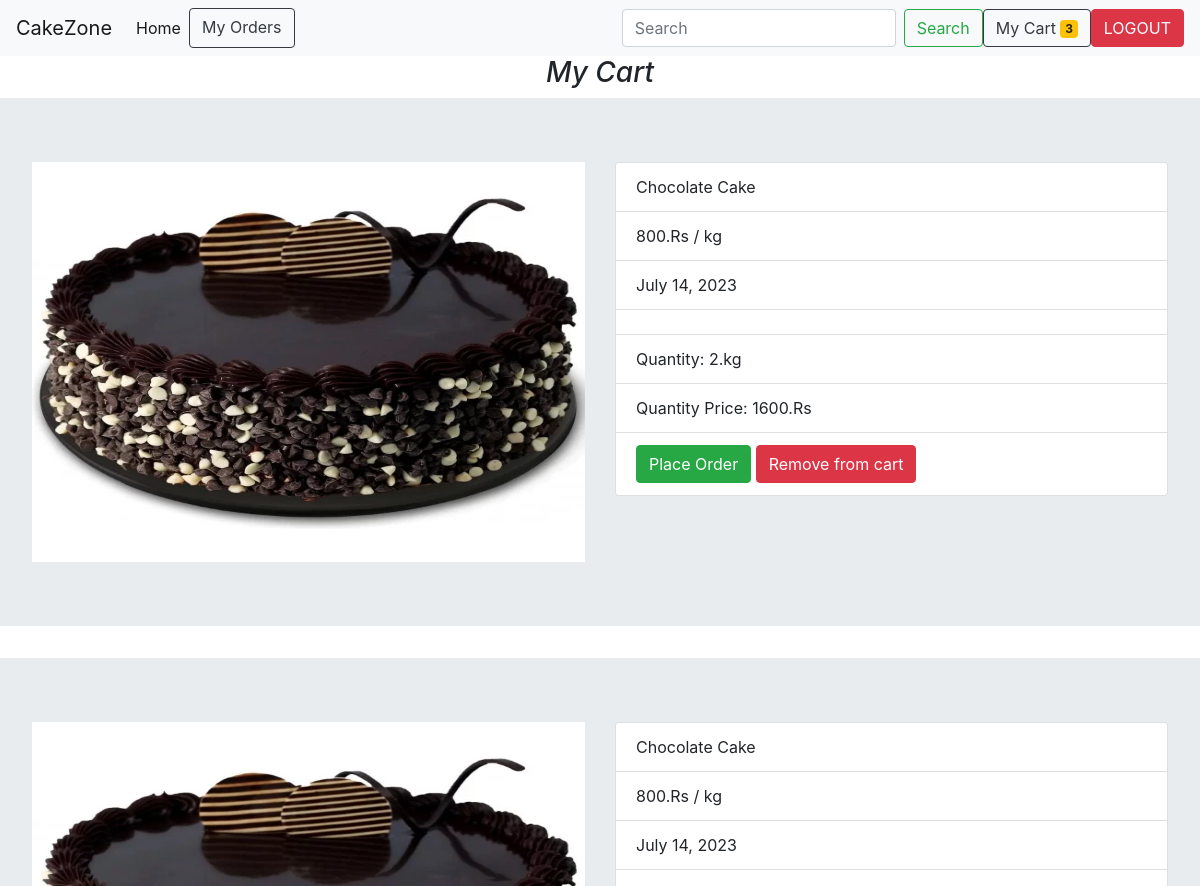
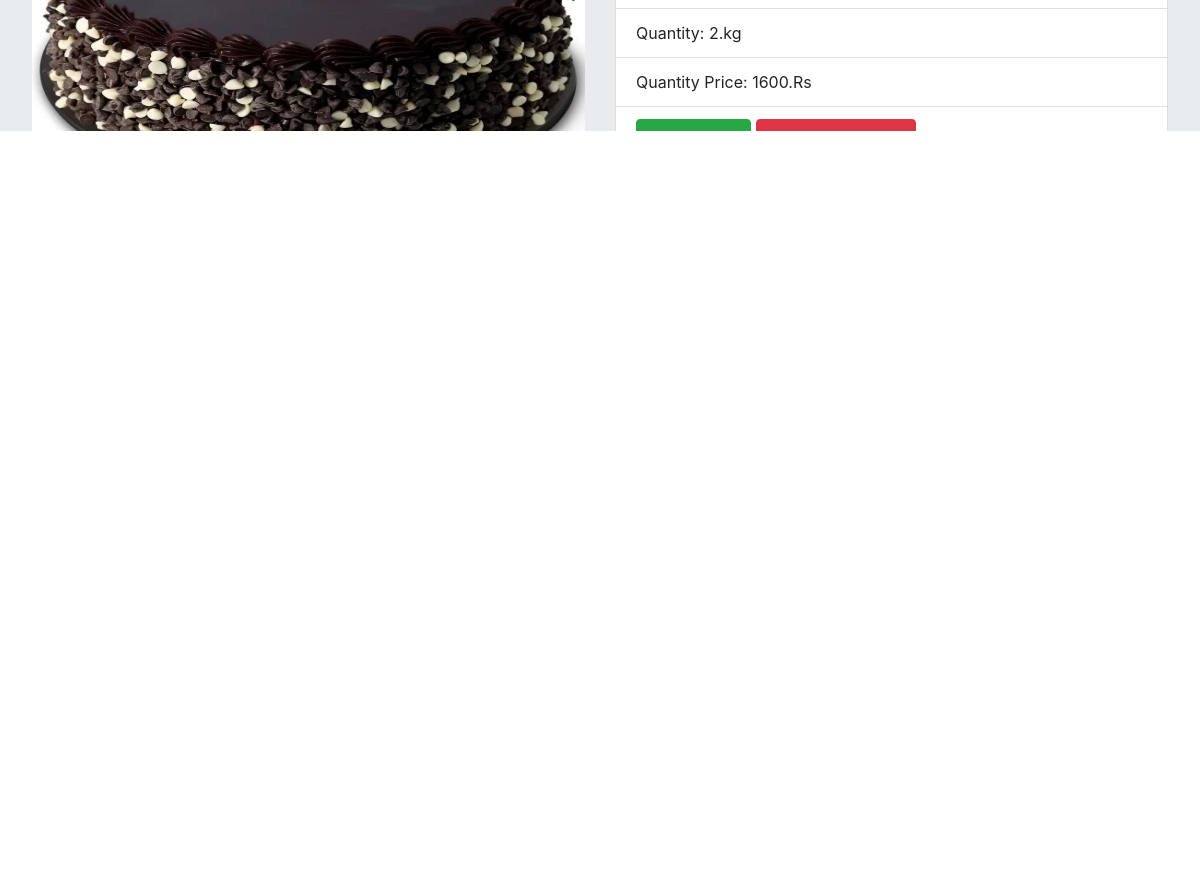
Before: /cust/cartv (signed in) with the older database file (2 pictures, top to bottom).
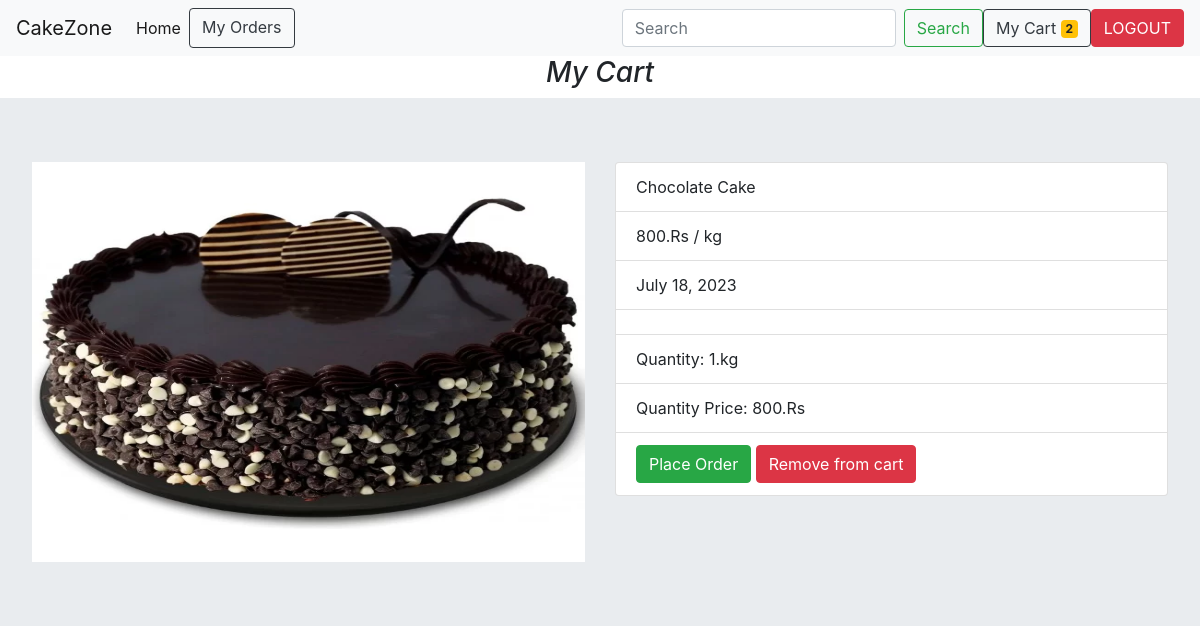
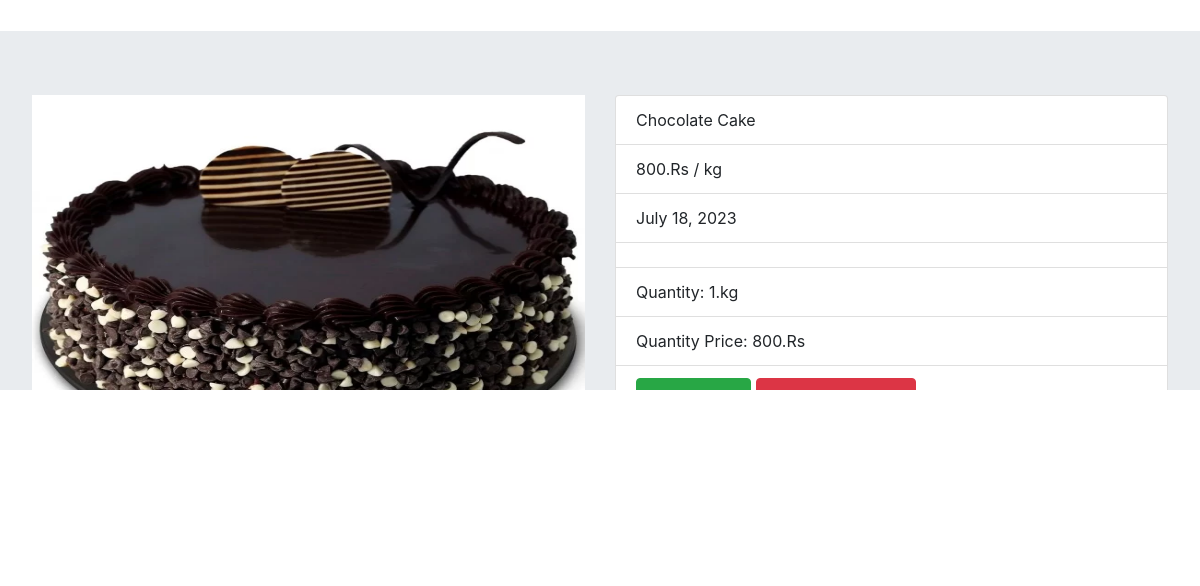
After: the same page with the newer database file (2 pictures, top to bottom).
### customer/models.py (models this page shows)
class Cart(models.Model):
    product=models.ForeignKey(Product,on_delete=models.CASCADE)
    user=models.ForeignKey(User,on_delete=models.CASCADE)
    date=models.DateField(auto_now_add=True)
    quantity=models.IntegerField(null=True)
    status=models.CharField(max_length=100,default="cart")
    @property
    def qtyprice(self):
        tot=self.product.price*self.quantity
        print(tot)
        return tot

### store/models.py (models this page shows)
class Product(models.Model):
    name=models.CharField(max_length=100)
    weight=models.IntegerField()
    price=models.IntegerField()
    image=models.ImageField(upload_to="product_images")
    description=models.CharField(max_length=500)
    category=models.CharField(max_length=100)

### customer/views.py (the view)
# urls.py: path('cartv',Cartlistview.as_view(),name="vcart"),
@method_decorator(signin_required,name="dispatch")
class Cartlistview(ListView):
    template_name="cartlist.html"
    model=Cart
    context_object_name="cartitem"
    def get_queryset(self):
        cart=Cart.objects.filter(user=self.request.user,status='cart')
        total=Cart.objects.filter(user=self.request.user,status='cart').aggregate(tot=Sum("product__price"))
        return {"items":cart,"total":total}

### customer/context_processor.py (called while the page is built)
def cart_count(request):
    if request.user.is_authenticated:
        cnt=Cart.objects.filter(user=request.user,status='cart').count()
        return {"count": cnt}
    else:
        return {"count":0}

### customer/views.py (called while the page is built)
def signin_required(fn):
    def inner(request,*args,**kwargs):
        if request.user.is_authenticated:
           return fn(request,*args,**kwargs)
        else:
            messages.error(request,"Please Login First!!!")
            return redirect('log')
    return inner

### customer/templates/cartlist.html (shortened to what this page needs)
{% extends "navbar.html" %}
{% block nav %}
<h3 class="text-center font-italic">My Cart</h3>
{% for i in cartitem.items %}
<div class="row jumbotron">
    <div class="col">
        <img height="400px" width="100%" src="{{i.product.image.url}}" alt="">
    </div>
    <div class="col">
        <ul class="list-group">
            <li class="list-group-item">
                {{i.product.name}}
            </li>
            <li class="list-group-item">
                {{i.product.price}}.Rs / kg
            </li>
            <li class="list-group-item">
                {{i.date}}
            </li>
            <li class="list-group-item">
            </li>
            <li class="list-group-item">
               Quantity: {{i.quantity}}.kg
            </li>
            <li class="list-group-item">
                {% if i.quantity %}
               Quantity Price: {{i.qtyprice}}.Rs
                {%endif%}
            </li>
           <li class="list-group-item">
                <a href="{% url 'checkout' i.id %}" class="btn btn-success">Place Order</a>
                <a href="{% url 'decart' i.id %}" class="btn btn-danger">Remove from cart</a>
           </li>
    </div>
</div>
{% endfor%}
{% endblock nav %}

### customer/templates/navbar.html (shortened to what this page needs)
<!doctype html>
<html lang="en">
  <head>
    <link rel="stylesheet" href="https://stackpath.bootstrapcdn.com/bootstrap/4.3.1/css/bootstrap.min.css">
  </head>
  <body >
    <nav class="navbar navbar-expand-lg navbar-light bg-light">
        <a class="navbar-brand" href="#">CakeZone</a>
        <div class="collapse navbar-collapse" id="navbarSupportedContent">
          <ul class="navbar-nav mr-auto">
            <li class="nav-item active">
              <a class="nav-link" href="{% url 'ch' %}">Home <span class="sr-only">(current)</span></a>
              </li>
            <a  href="{% url 'order' %}" class="btn btn-outline-dark">My Orders </a>
            </div>
            <div>
              <form class="form-inline my-2 my-lg-0" form action="{% url 'search' %}" method="get">
              <input class="form-control mr-sm-2" type="search" name="search" placeholder="Search" aria-label="Search">
              <button class="btn btn-outline-success my-2 my-sm-0" type="submit">Search</button>
            </form>
          </div>
            <div class="nav-item active">
        <a  href="{% url 'vcart' %}" class="btn btn-outline-dark">My Cart  <span class="badge badge-warning">{{count}}</span> </a>
            </div>
            <div class="nav-item active">
        <a class="btn btn-danger " href="{% url 'lgout' %}" >LOGOUT </a>
      </div>
      </nav>
    {% block nav %}
    {% endblock nav %}
</body>
</html>

Changed rows visible on the page:
no longer on this page (row edited): Cart: product.image (picture), product.name "Chocolate Cake", product.price "800", date "July 14, 2023", quantity "2", qtyprice "1600"
no longer on this page (row edited): Cart: product.image (picture), product.name "Chocolate Cake", product.price "800", date "July 14, 2023", quantity "2", qtyprice "1600"
no longer on this page (row edited): Cart: product.image (picture)
added Cart: product.image (picture), product.name "Chocolate Cake", product.price "800", date "July 18, 2023", quantity "1", qtyprice "800"
added Cart: product.image (picture), product.name "Chocolate Cake", product.price "800", date "July 18, 2023", quantity "1", qtyprice "800"
Other visible differences:
{{ count }}: "3" → "2"
